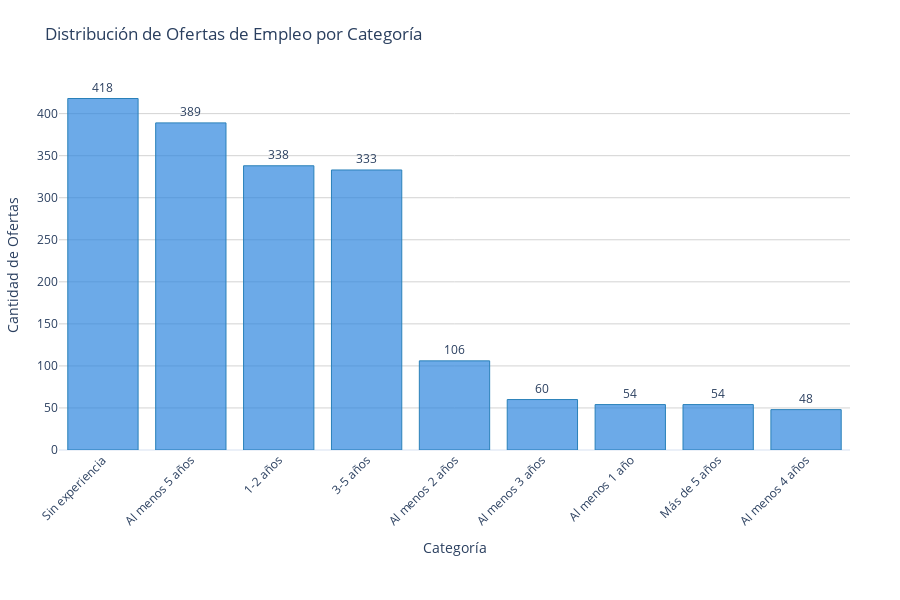

Source (notebook cell):
### Code cell
def plot_category_distribution(data):
    """
    Función para representar la distribución de ofertas laborales según la categoría de empleo.

    Parámetros:
    - data: lista de diccionarios con las categorías y sus respectivas frecuencias.
    """

    # Convertir a DataFrame
    df = pd.DataFrame(data)
    df.columns = ["Categoría", "Frecuencia"]

    # Ordenar por frecuencia descendente
    df = df.sort_values(by="Frecuencia", ascending=False)

    # Extraer los valores
    categories = df["Categoría"].tolist()
    counts = df["Frecuencia"].tolist()

    # Crear la figura en Plotly
    fig = go.Figure()

    fig.add_trace(go.Bar(
        x=categories,
        y=counts,
        text=counts,
        textposition='outside',
        marker=dict(color='rgba(46, 134, 222, 0.7)', 
                    line=dict(color='rgba(41, 128, 185, 1.0)', width=1))
    ))

    # Configuración del diseño
    fig.update_layout(
        title="Distribución de Ofertas de Empleo por Categoría",
        xaxis_title="Categoría",
        yaxis_title="Cantidad de Ofertas",
        template="plotly_white",
        xaxis=dict(tickangle=-45),
        yaxis=dict(showgrid=True, gridcolor='lightgrey'),
        margin=dict(l=50, r=50, t=80, b=150),
        height=600
    )

    # Mostrar el gráfico
    fig.show()


pipeline = [
    { "$group": { "_id": "$Experiencia minima", "count": { "$sum": 1 } } },
    { "$sort": { "count": -1 } }
]


results = list(coleccion.aggregate(pipeline))

plot_category_distribution(results)

### Figure 1 — Plotly figure (JSON) as saved in the notebook; plotly's stock layout.template omitted (floating-point values rounded to 4 significant figures)
{"data": [{"marker": {"color": "rgba(46, 134, 222, 0.7)", "line": {"color": "rgba(41, 128, 185, 1.0)", "width": 1}}, "text": ["418", "389", "338", "333", "106", "60", "54", "54", "48"], "textposition": "outside", "type": "bar", "x": ["Sin experiencia", "Al menos 5 años", "1-2 años", "3-5 años", "Al menos 2 años", "Al menos 3 años", "Al menos 1 año", "Más de 5 años", "Al menos 4 años"], "y": [418, 389, 338, 333, 106, 60, 54, 54, 48]}], "layout": {"height": 600, "margin": {"b": 150, "l": 50, "r": 50, "t": 80}, "title": {"text": "Distribución de Ofertas de Empleo por Categoría"}, "xaxis": {"tickangle": -45, "title": {"text": "Categoría"}}, "yaxis": {"gridcolor": "lightgrey", "showgrid": true, "title": {"text": "Cantidad de Ofertas"}}}}
